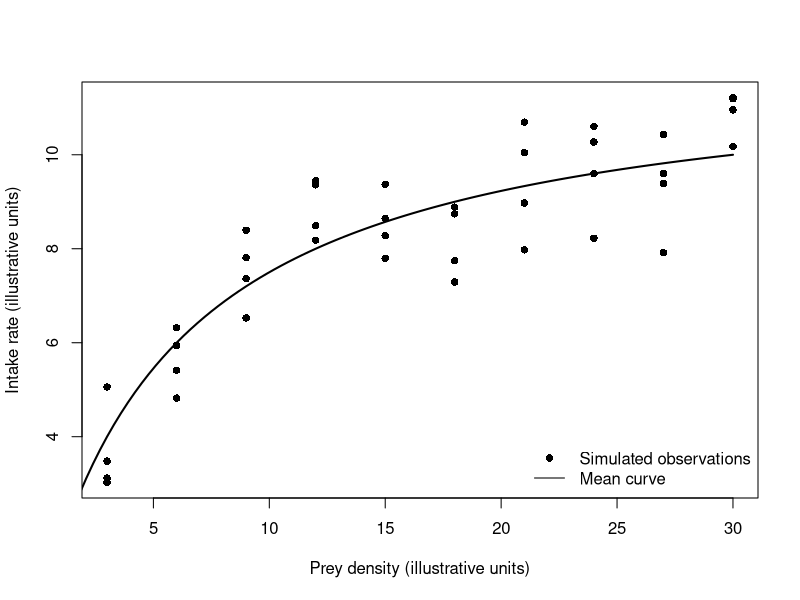

Recreate this plot in R.
## ---- chunk 1
#| echo: false
#| eval: true
#| fig-cap: "Simulated predator intake measurements around a Holling type II mean curve."
set.seed(seed = 710)
prey_density = rep(seq(from = 3, to = 30, by = 3), each = 4)
expected_intake = 12 * prey_density / (6 + prey_density)
observed_intake = rnorm(n = length(prey_density),
                        mean = expected_intake, sd = 1)
plot(prey_density, observed_intake,
     xlab = "Prey density (illustrative units)",
     ylab = "Intake rate (illustrative units)", pch = 16)
curve(12 * x / (6 + x), from = 0, to = 30, add = TRUE, lwd = 2)
legend("bottomright", legend = c("Simulated observations", "Mean curve"),
       pch = c(16, NA), lty = c(NA, 1), bty = "n")
